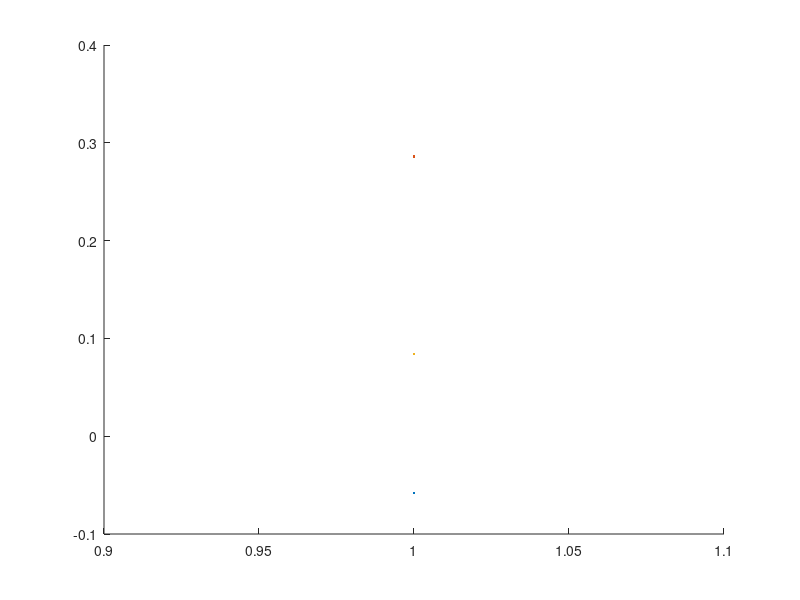

Source code (MATLAB):
x1=1
x2=2
y=1
b=1
z1=(b*-0.1)+(x1*(-0.5))+(x2*(-0.1))
z2=(b*0.2)+(x1*(0.1))+(x2*(-0.3))
a1=1./(1+exp(-z1))
a2=1./(1+exp(-z2))

q1=0.1
q2=0.3

z3=1*(0.2+(a1*(q1)))+(a2*(q2))
a3=1./(1+exp(-z3))

e=-0.41
j=1/2*(e^2)

alfa=0.05
g1=-0.1
g2=0.3

g11=g1-alfa*(j/e)*(e/a3)*(a3/z3)*(z3/g1)
g22=g2-alfa*(j/e)*(e/a3)*(a3/z3)*(z3/a2)*(a2/z2)*(z2/g2)

hold on;
plot(g11)
plot(g22)
plot(j)